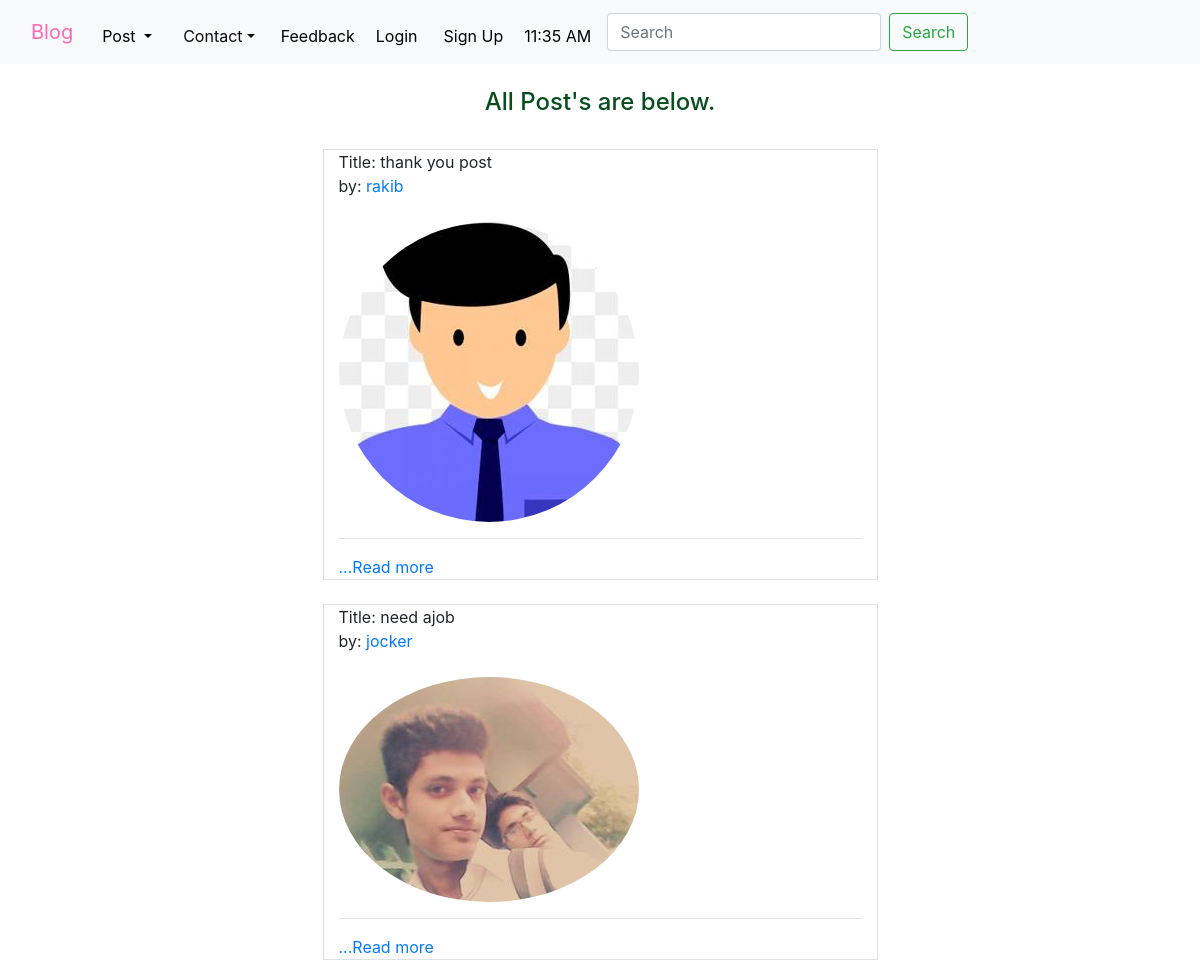
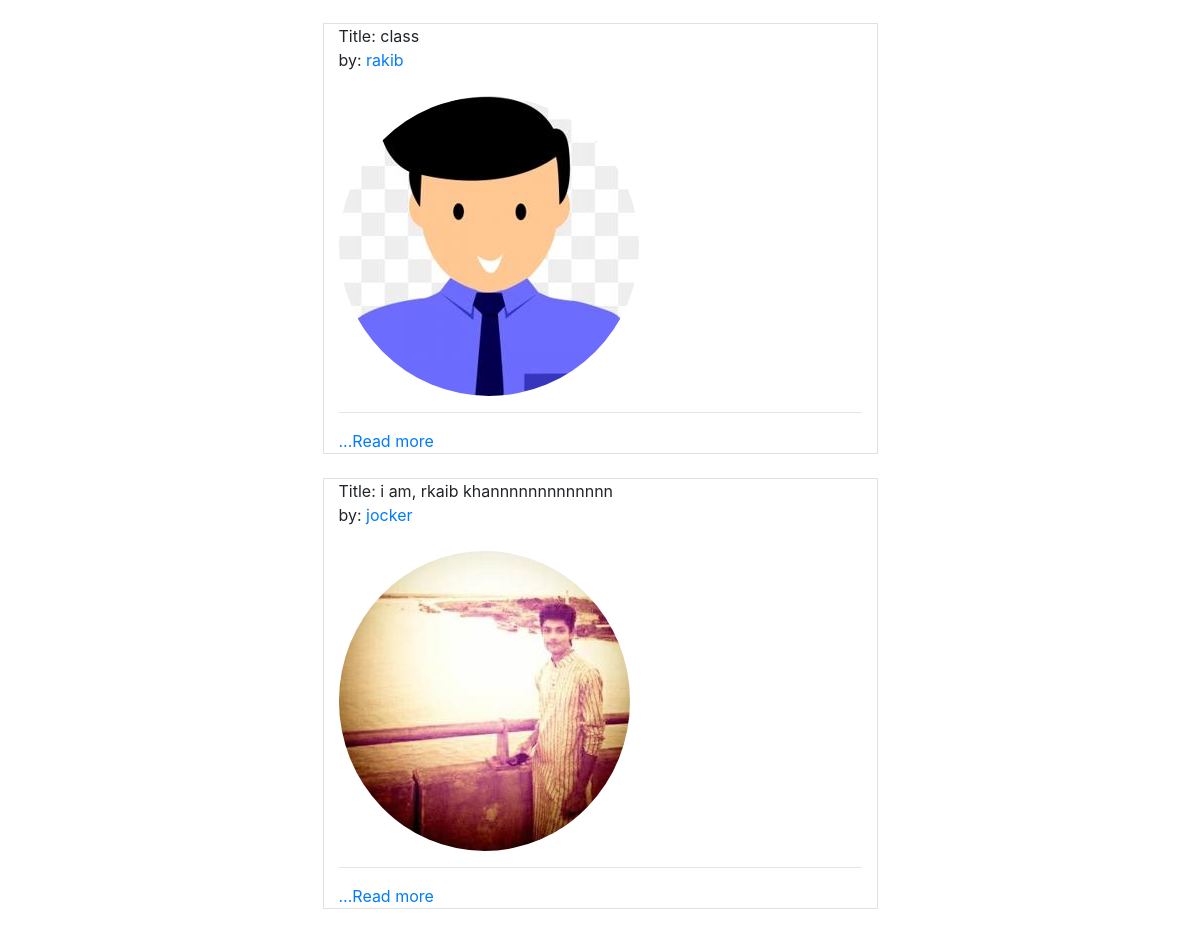
Page /postlist/ on the committed database (2 pictures, top to bottom).
### blog/models.py (models this page shows, shortened)
class Post(models.Model):
    CAT = (
        ('Teacher', 'Teacher'),
        ('Student', 'Student'),
        ('Gurdian', 'Gurdian'),
        ('Instituate', 'Instituate'),
    )
    SUBJECT=(
        ('Bangla','Bangla'),
        ('English','English'),
        ('Hindi', 'Hindi'),
        ('Urdu', 'Urdu'),
        ('Arabic', 'Arabic'),
    )
    user=models.ForeignKey(User,on_delete=models.CASCADE,null=True,blank=True)
    id = models.AutoField(primary_key=True)
    title = models.CharField(max_length=50)
    email = models.EmailField()
    salary = models.FloatField()
    avaliable = models.BooleanField()
    category = models.CharField(max_length=200, choices=CAT)
    image=models.ImageField(upload_to='blog/images', default='avater.jpg')
    date_time=models.DateTimeField(default=now)
    subject=MultiSelectField(default='Bangla',choices=SUBJECT,max_length=500,max_choices=4)
    class_in=models.ManyToManyField(Class_in, related_name='class_set')
    district=models.CharField(max_length=20,null=True,blank=True)
    likes=models.ManyToManyField(User,related_name='post_likes')
    views=models.ManyToManyField(User,related_name='post_views')

### blog/views.py (the view)
# urls.py: path('postlist/', views.PostListView.as_view(), name='postlist'),
class PostListView(ListView):
    queryset = Post.objects.all()
    template_name = 'blog/postview.html'
    context_object_name = 'post'

### templates/blog/postview.html (shortened to what this page needs)
<!DOCTYPE html>
{% extends "base.html" %}
{% load crispy_forms_tags %}
{% block body %}
<br>
<h4 style="text-align: center; color:rgb(7, 77, 30)">All Post's are below.</h4><br>
{% for p in post %}
<div class="col-md-6 offset-md-3 border">
  Title: {{p.title}} <br>
  by: <a title="See {{p.user.username}} profile" href="/userprofile/otherprofile/{{p.user.id}}/">{{p.user.username}}</a>
  <br>
  <br><img class="rounded-circle" src="/media/{{p.image}}" alt=""><br>
  <hr>
  <a title="To read full details or like & comment, go to inside of this post." href="/postdetail/{{p.id}}">...Read
    more</a>
</div><br>
{% endfor %}
{% endblock body %}

### templates/base.html (shortened to what this page needs)
<!doctype html>
<html lang="en">
<head>
  <link rel="stylesheet" href="https://maxcdn.bootstrapcdn.com/bootstrap/4.0.0/css/bootstrap.min.css"
>
  {% load static %}
  {% load notifications_tags %}
</head>
<body>
  <nav class="navbar navbar-expand-lg light-info bg-light">
    <div class="container-fluid">
      <a class="navbar-brand" style="color: hotpink;" href="{%url 'postlist'%}">Blog</a>
      <div class="collapse navbar-collapse" id="navbarSupportedContent">
        <ul class="navbar-nav me-auto mb-2 mb-lg-0">
          <div class="collapse navbar-collapse" id="navbarSupportedContent1">
            <div class="dropdown">
              <a style="color: black;" class="btn dropdown-toggle" title="Click to expand to contents of Post." data-toggle="dropdown">
                Post
              </a>
            </div>
            <div class="dropdown">
              <a class="dropbtn btn dropdown-toggle" style="text-decoration: none;" href="#">Contact</a>
            </div>
              {% notifications_unread as unread_count %}
            <li class="nav-item">
              <a class="nav-link" style="margin-top: 8px;" href="{%url 'feedback'%}">Feedback</a>
            </li>
            {% if user.is_authenticated %}
            <div class="dropdown">
              <a style="color: black;" class="btn dropdown-toggle" data-toggle="dropdown">
                {{user.username}}
              </a>
              <div class="dropdown-content">
                <a class="dropdown-item" href="{%url 'userprofile'%}">Profile</a>
                <a class="dropdown-item" href="{%url 'userprofilecreate'%}"> Edit Profile</a>
                <a class="dropdown-item" href="/userprofile/change_password/">Change Password</a>
                <a class="dropdown-item" href="{%url 'logout'%}"> Logout</a>
              </div>
            </div>
            {%else%}
            <li class="nav-item">
              <a class="btn" style="margin-top: 8px;" title="Login Your Account" href="/userprofile/login/">Login</a>
            </li>
            <li class="nav-item">
              <a class="btn" style="margin-top: 8px;" title="Register Your Account" href="/userprofile/register/">Sign Up</a>
            </li>
            {% endif %}
            <li class="nav-item">
              <a class="nav-link" style="margin-top: 8px;" title="Go to Calender." href="#">{% now "h:i A" %}</a>
            </li>
            <li class="nav-item">
            <form class="d-flex" action="/search/" method="post">
              <input class="form-control ml-2" type="search" placeholder="Search" aria-label="Search" name="search">
              <button class="btn btn-outline-success ml-2" type="submit">Search</button>
            </form>
            </li>
          </div>
        </ul>
      </div>
    </div>
  </nav>
  <div class="container">
    {% block body %}
    {% endblock body %}
    </div>
</body>
</html>

### templates/base.html (style rules this page uses)
.dropbtn { color: rgb(12, 10, 10); text-decoration: none; margin-left: 5px; margin-right: 5px; }
.dropdown { position: relative; display: inline-block; margin-top: 8px; }
nav div a { color: black; }

### rows in the picture
Post: title "thank you post", user.username "rakib", image (picture)
Post: title "need ajob", user.username "jocker", image (picture)
Post: title "class", user.username "rakib", image (picture)
Post: title "i am, rkaib khannnnnnnnnnnnn", user.username "jocker", image (picture)
